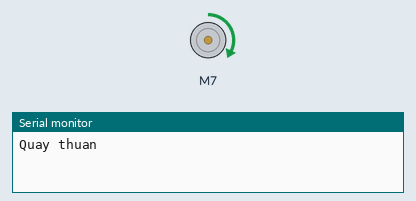
This sketch was run on a simulated Arduino Uno, built with avr-gcc and run on an emulated ATmega328P. Parts: DC motor (green arrow = forward, orange = backward, longer = faster), the last lines printed to the serial monitor.

Above: at 2.5 s.
At 9.5 s:
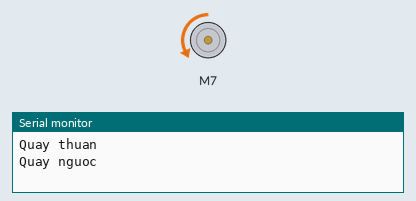
At 13.0 s:
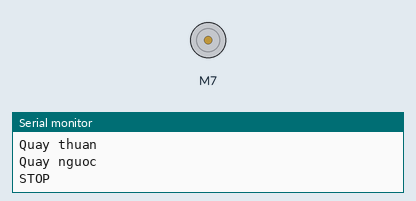
Timing chart, 0 to 18.2 s (numbered marks = the images above):
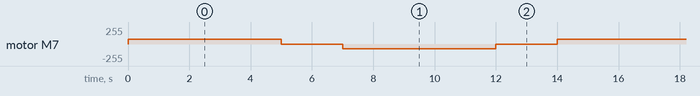

Measured:
- by itself, motor M7: repeats every 14.0 s: stopped 2.0 s, backward 70/255 5.0 s, stopped 2.0 s, forward 70/255 5.0 s

The sketch:

bai05.ino
```cpp
#define IN1 6
#define IN2 7
#define ENB 10

#include <L298N.h>
L298N motor1(ENB, IN2, IN1);
L298N::Direction direction = L298N::FORWARD;

void setup()
{
  Serial.begin (9600);
  motor1.setSpeed(70);

}


void loop()
{
    direction = L298N::FORWARD;
    motor1.run(direction);
    Serial.println ("Quay thuan");
    delay(5000);

    motor1.stop();
    delay(2000);

    direction = L298N::BACKWARD;
    motor1.run(direction);
    Serial.println ("Quay nguoc");
    delay(5000);

    motor1.stop();
    Serial.println ("STOP");
    delay(2000);
}
```
